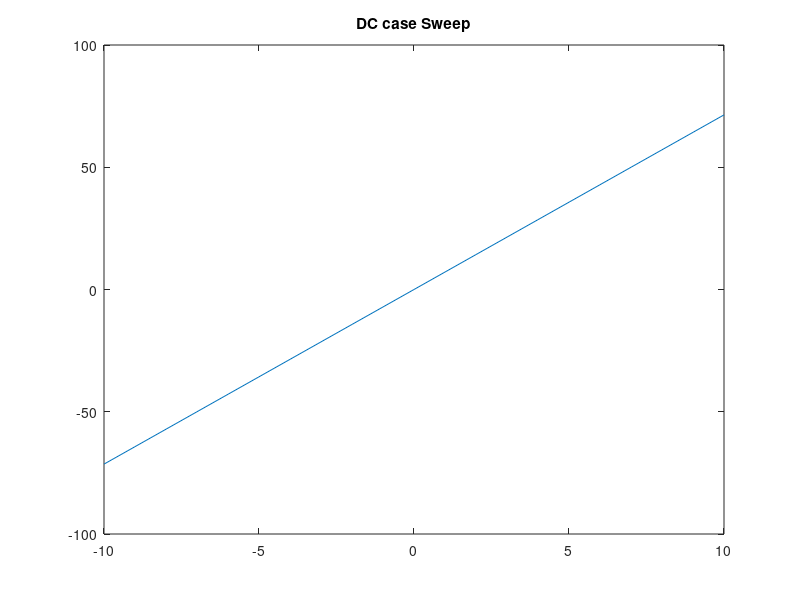
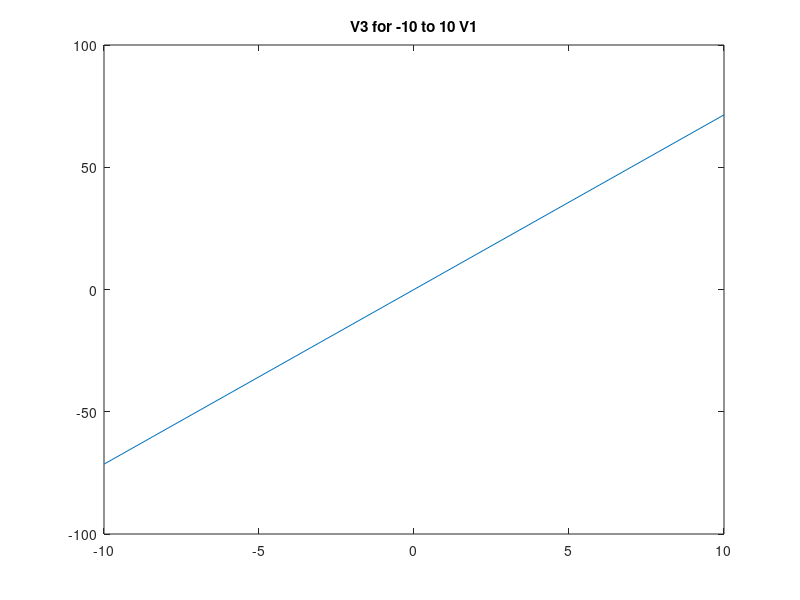
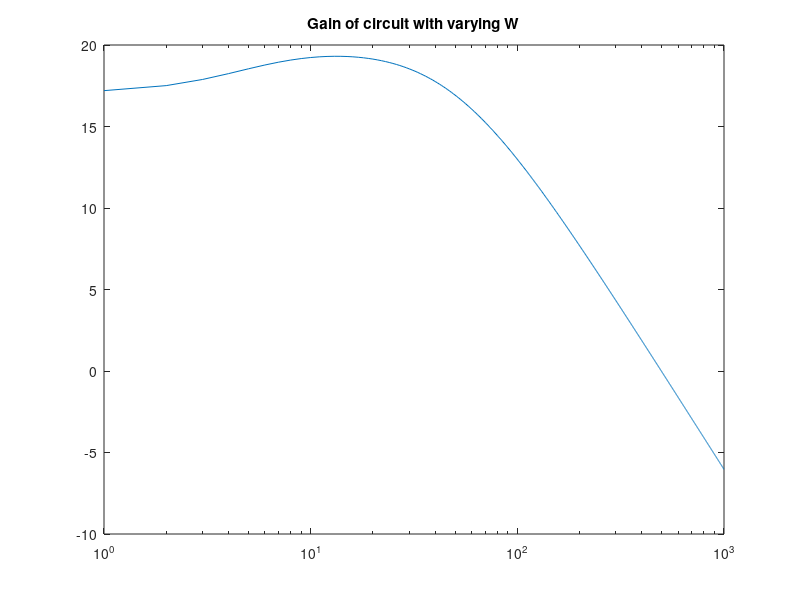
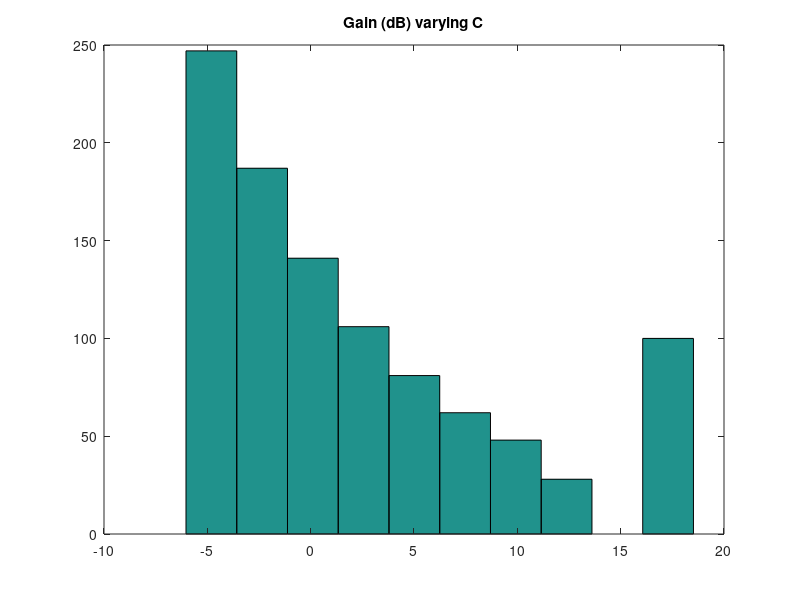

The MATLAB source for these figures, in order:
clear all
% Patrobas Adewumi
% 100963608
% ELEC 4700
% assignment4
% MNA Building and circuit sim

R1 = 1;
C1 = 0.25;
R2 = 2;
L1 = 0.2;
R3 = 10;
a = 100;
R4 = 0.1;
Ro = 1000;

% Formulation of the matrix
%    V1    V2     V3          V5       IL3
% G = [-1/R1, 0,     0,          0,      0; ...%N1
%      1/R1 , -1/R2, 0,          0,      0; ...%N2
%      0,     0,     -1/R3,      0,      0; ...%N3
%      0,     0,     -a/(R3*R4), -1/R4,  0; ...%N4
    
C = [  0, 0,   0, 0, 0, 0, 0; ...
     -C1,C1,   0, 0, 0, 0, 0; ...
       0, 0, -L1, 0, 0, 0, 0; ...
       0, 0,   0, 0, 0, 0, 0; ...
       0, 0,   0, 0, 0, 0, 0; ...
       0, 0,   0, 0, 0, 0, 0; ...
       0, 0,   0, 0, 0, 0, 0];
   
G = [     1,             0,  0,    0,  0,     0,            0; ...
      -1/R1, (1/R2 + 1/R1), -1,    0,  0,     0,            0; ...
          0,             1,  0,   -1,  0,     0,            0; ...
          0,             0, -1, 1/R3,  0,     0,            0; ...
          0,             0,  0,    0, -a,     1,            0; ...
          0,             0,  0, 1/R3, -1,     0,            0; ...
          0,             0,  0,    0,  0, -1/R4, (1/R4 +1/Ro)];

      
V1 = 10;      
F = [V1; 0; 0; 0; 0; 0; 0];

w = 0;
V = (G+1i*w*C)\F;


for k =1:21
    vp = -10 +k -1;
    F(1,1) = vp;
    
    V(:,:,k) = (G+1i*w*C)\F;
end

Vo(1,:) = V(7,1,:);
V3(1,:) = V(4,1,:).*R3;

figure(1)
plot(-10:1:10,Vo)
title('DC case Sweep')

figure(2)
plot(-10:1:10,V3)
title('V3 for -10 to 10 V1')


% AC case plot
F(1,1) =10;
for w = 1:1000
    V(:,:,w) = (G+1i*w*C)\F;
end

clear Vo
Vo(1,:) = V(7,1,:);

Vo1 = 20*log10(Vo/V1);

figure(3)
semilogx(1:1000,Vo1)
title('Gain of circuit with varying W')

% random pertubation on C
w = pi;
std = 0.05;
for i = 1:100
    Cnew = normrnd(C1,std);
    C(2,1) = -Cnew;
    C(2,2) = Cnew;
    
    V(:,:,i) = (G + 1i*w*C)\F;
end

clear Vo
Vo(1,:) = V(7,1,:);
Vo1 = 20*log10(Vo/V1);

figure(4)
hist(real(Vo1(:)))
title('Gain (dB) varying C')


